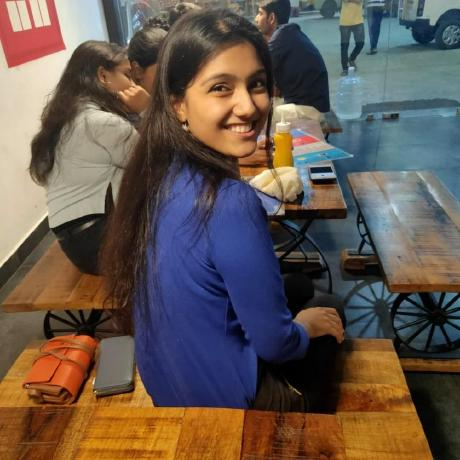
#> input picture OpenCV/me.jpg, 460 x 460 px
$ python FaceDetection.py
#> lines starting #> are read from the running program, lines starting #| are printed output that depends on the picture; after the words box and inside, x2 and y2 are one past the last pixel; in counts of white or black regions, pixels touching at a corner belong together
import numpy as np
import cv2

img = cv2.imread('me.jpg',1)
#> img is the input picture: shape (460, 460, 3); mean B, G, R 78.6, 87.6, 101.3
gray = cv2.cvtColor(img,cv2.COLOR_BGR2GRAY)
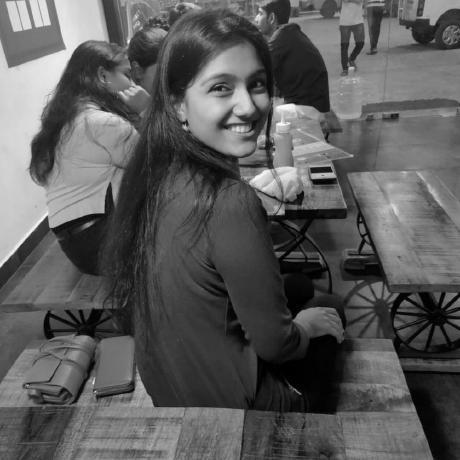
#> gray: shape (460, 460); min 0, max 253, mean 90.7
path = "haarcascade_frontalface_default.xml"

face_cascade = cv2.CascadeClassifier(path)

faces = face_cascade.detectMultiScale(gray, scaleFactor=1.05, minNeighbors=5, minSize=(40,40))
#> faces = [[185, 46, 107, 107]]
print(len(faces))
#| 1

for (x, y, w, h) in faces:
    cv2.rectangle(img, (x,y), (x+w, y+h), (0,255,0), 2)
#> this loop made 1 pass
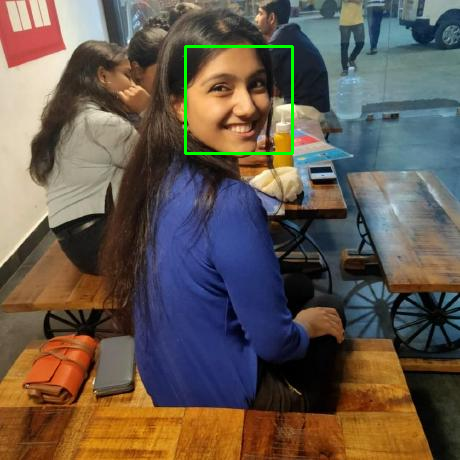
#> img: shape (460, 460, 3); 0.6% of pixels changed, all inside (x1, y1, x2, y2) = (184, 45, 294, 155)
cv2.imshow("Image",img)
cv2.waitKey(0)
cv2.destroyAllWindows()

$ run again, with OpenCV/images.jpg copied over OpenCV/me.jpg
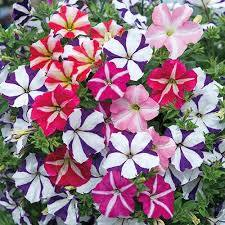
#> input picture OpenCV/images.jpg, 225 x 225 px
#> img is the input picture: shape (225, 225, 3); mean B, G, R 131.5, 118.7, 147.4
#> `gray = cv2.cvtColor(img,cv2.COLOR_BGR2GRAY)`:
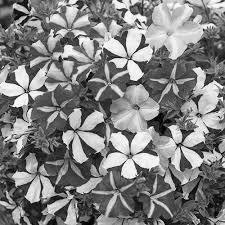
#> gray: shape (225, 225); min 0, max 255, mean 128.7
#> faces = ()
#| 0
